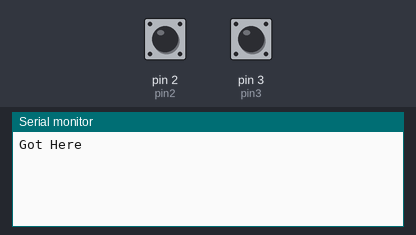
The sketch below on a simulated Arduino Uno, built with avr-gcc and run on an emulated ATmega328P. On the bench: the last lines printed to the serial monitor. The inputs (shaded band) are chosen by the test bench; at power-on: pin 2 (pin2) HIGH, pin 3 (pin3) HIGH.

Above: at 1.2 s.
1.3 s: pin 2 (pin2) pulled LOW for 0.15 s
At 2.6 s:
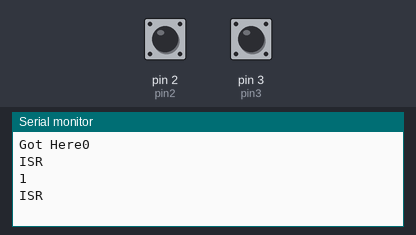
2.9 s: pin 3 (pin3) pulled LOW for 0.15 s
At 4.1 s:
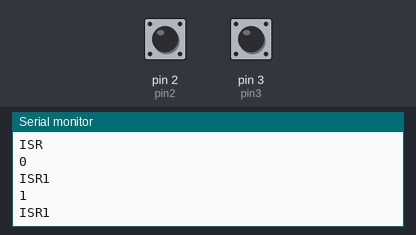

Measured:
- after the input at 1.3 s, the serial monitor: prints a new line at once (image 1)
- after the input at 2.9 s, the serial monitor: prints a new line at once (image 2)

The sketch:

mouseCounter.ino
```cpp
const int pin2 = 2;
const int pin3 = 3;

volatile int pinState = 0;
volatile int pinState1 = 0;
int counter = 0;
int counter1 = 1;
void setup() {
  // put your setup code here, to run once:
  pinMode(pin2, INPUT_PULLUP);
  pinMode(pin3, INPUT_PULLUP);
  attachInterrupt(0, pin_ISR, CHANGE);
  attachInterrupt(1, pin_ISR1, CHANGE);
  Serial.begin(115200);
  Serial.print("Got Here");
}

void loop() {
  // put your main code here, to run repeatedly:

}

void pin_ISR() {
  pinState = digitalRead(pin2);
  Serial.println(pinState);
  Serial.println("ISR");
  /*counter++;
  Serial.println(counter);
  Serial.println(0);*/
}

void pin_ISR1() {
  pinState = digitalRead(pin3);
  Serial.println(pinState);
  Serial.println("ISR1");
  //counter1++;
  //Serial.println(counter1);
  //Serial.println(1);
}
```
